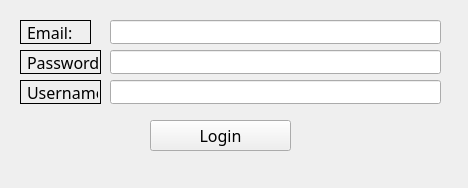
<?xml version="1.0" encoding="UTF-8"?>
<ui version="4.0">
 <class>MainWindow</class>
 <widget class="QMainWindow" name="MainWindow">
  <property name="geometry">
   <rect>
    <x>0</x>
    <y>0</y>
    <width>468</width>
    <height>188</height>
   </rect>
  </property>
  <property name="windowTitle">
   <string>MainWindow</string>
  </property>
  <widget class="QWidget" name="centralwidget">
   <widget class="QLineEdit" name="email">
    <property name="geometry">
     <rect>
      <x>110</x>
      <y>20</y>
      <width>331</width>
      <height>24</height>
     </rect>
    </property>
    <property name="font">
     <font>
      <family>新細明體</family>
      <pointsize>12</pointsize>
     </font>
    </property>
    <property name="text">
     <string/>
    </property>
   </widget>
   <widget class="QLabel" name="label_2">
    <property name="geometry">
     <rect>
      <x>20</x>
      <y>20</y>
      <width>71</width>
      <height>24</height>
     </rect>
    </property>
    <property name="font">
     <font>
      <family>新細明體</family>
      <pointsize>12</pointsize>
     </font>
    </property>
    <property name="contextMenuPolicy">
     <enum>Qt::PreventContextMenu</enum>
    </property>
    <property name="styleSheet">
     <string notr="true">QLabel {
    border: 1px solid black; /* 邊框粗細與顏色 */
    padding: 2px;           /* 內邊距 */
}</string>
    </property>
    <property name="text">
     <string>Email:</string>
    </property>
    <property name="scaledContents">
     <bool>false</bool>
    </property>
   </widget>
   <widget class="QLineEdit" name="password">
    <property name="geometry">
     <rect>
      <x>110</x>
      <y>50</y>
      <width>331</width>
      <height>24</height>
     </rect>
    </property>
    <property name="font">
     <font>
      <family>新細明體</family>
      <pointsize>12</pointsize>
     </font>
    </property>
    <property name="text">
     <string/>
    </property>
   </widget>
   <widget class="QLabel" name="label_4">
    <property name="geometry">
     <rect>
      <x>20</x>
      <y>50</y>
      <width>81</width>
      <height>24</height>
     </rect>
    </property>
    <property name="font">
     <font>
      <family>新細明體</family>
      <pointsize>12</pointsize>
     </font>
    </property>
    <property name="contextMenuPolicy">
     <enum>Qt::PreventContextMenu</enum>
    </property>
    <property name="styleSheet">
     <string notr="true">QLabel {
    border: 1px solid black; /* 邊框粗細與顏色 */
    padding: 2px;           /* 內邊距 */
}</string>
    </property>
    <property name="text">
     <string>Password:</string>
    </property>
    <property name="scaledContents">
     <bool>false</bool>
    </property>
   </widget>
   <widget class="QLabel" name="label_5">
    <property name="geometry">
     <rect>
      <x>20</x>
      <y>80</y>
      <width>81</width>
      <height>24</height>
     </rect>
    </property>
    <property name="font">
     <font>
      <family>新細明體</family>
      <pointsize>12</pointsize>
     </font>
    </property>
    <property name="contextMenuPolicy">
     <enum>Qt::PreventContextMenu</enum>
    </property>
    <property name="styleSheet">
     <string notr="true">QLabel {
    border: 1px solid black; /* 邊框粗細與顏色 */
    padding: 2px;           /* 內邊距 */
}</string>
    </property>
    <property name="text">
     <string>Username:</string>
    </property>
    <property name="scaledContents">
     <bool>false</bool>
    </property>
   </widget>
   <widget class="QLineEdit" name="full_name">
    <property name="geometry">
     <rect>
      <x>110</x>
      <y>80</y>
      <width>331</width>
      <height>24</height>
     </rect>
    </property>
    <property name="font">
     <font>
      <family>新細明體</family>
      <pointsize>12</pointsize>
     </font>
    </property>
    <property name="text">
     <string/>
    </property>
   </widget>
   <widget class="QPushButton" name="login">
    <property name="geometry">
     <rect>
      <x>150</x>
      <y>120</y>
      <width>141</width>
      <height>31</height>
     </rect>
    </property>
    <property name="font">
     <font>
      <family>新細明體</family>
      <pointsize>12</pointsize>
     </font>
    </property>
    <property name="text">
     <string>Login</string>
    </property>
   </widget>
  </widget>
  <widget class="QMenuBar" name="menubar">
   <property name="geometry">
    <rect>
     <x>0</x>
     <y>0</y>
     <width>468</width>
     <height>21</height>
    </rect>
   </property>
  </widget>
 </widget>
 <tabstops>
  <tabstop>email</tabstop>
  <tabstop>password</tabstop>
  <tabstop>full_name</tabstop>
 </tabstops>
 <resources/>
 <connections/>
</ui>
